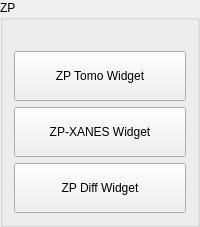
           <widget class="QGroupBox" name="groupBox">
            <property name="title">
             <string>ZP</string>
            </property>
            <layout class="QGridLayout" name="gridLayout_4">
             <item row="1" column="0">
              <widget class="QPushButton" name="pushButton_5">
               <property name="sizePolicy">
                <sizepolicy hsizetype="Minimum" vsizetype="Preferred">
                 <horstretch>0</horstretch>
                 <verstretch>0</verstretch>
                </sizepolicy>
               </property>
               <property name="text">
                <string>
ZP Tomo Widget
</string>
               </property>
              </widget>
             </item>
             <item row="3" column="0">
              <widget class="QPushButton" name="pushButton_6">
               <property name="sizePolicy">
                <sizepolicy hsizetype="Minimum" vsizetype="Preferred">
                 <horstretch>0</horstretch>
                 <verstretch>0</verstretch>
                </sizepolicy>
               </property>
               <property name="text">
                <string>
ZP-XANES Widget
</string>
               </property>
              </widget>
             </item>
             <item row="0" column="0">
              <widget class="QLabel" name="label_3">
               <property name="text">
                <string/>
               </property>
              </widget>
             </item>
             <item row="4" column="0">
              <widget class="QPushButton" name="pushButton_14">
               <property name="sizePolicy">
                <sizepolicy hsizetype="Minimum" vsizetype="Preferred">
                 <horstretch>0</horstretch>
                 <verstretch>0</verstretch>
                </sizepolicy>
               </property>
               <property name="text">
                <string>
ZP Diff Widget
</string>
               </property>
              </widget>
             </item>
            </layout>
           </widget>
